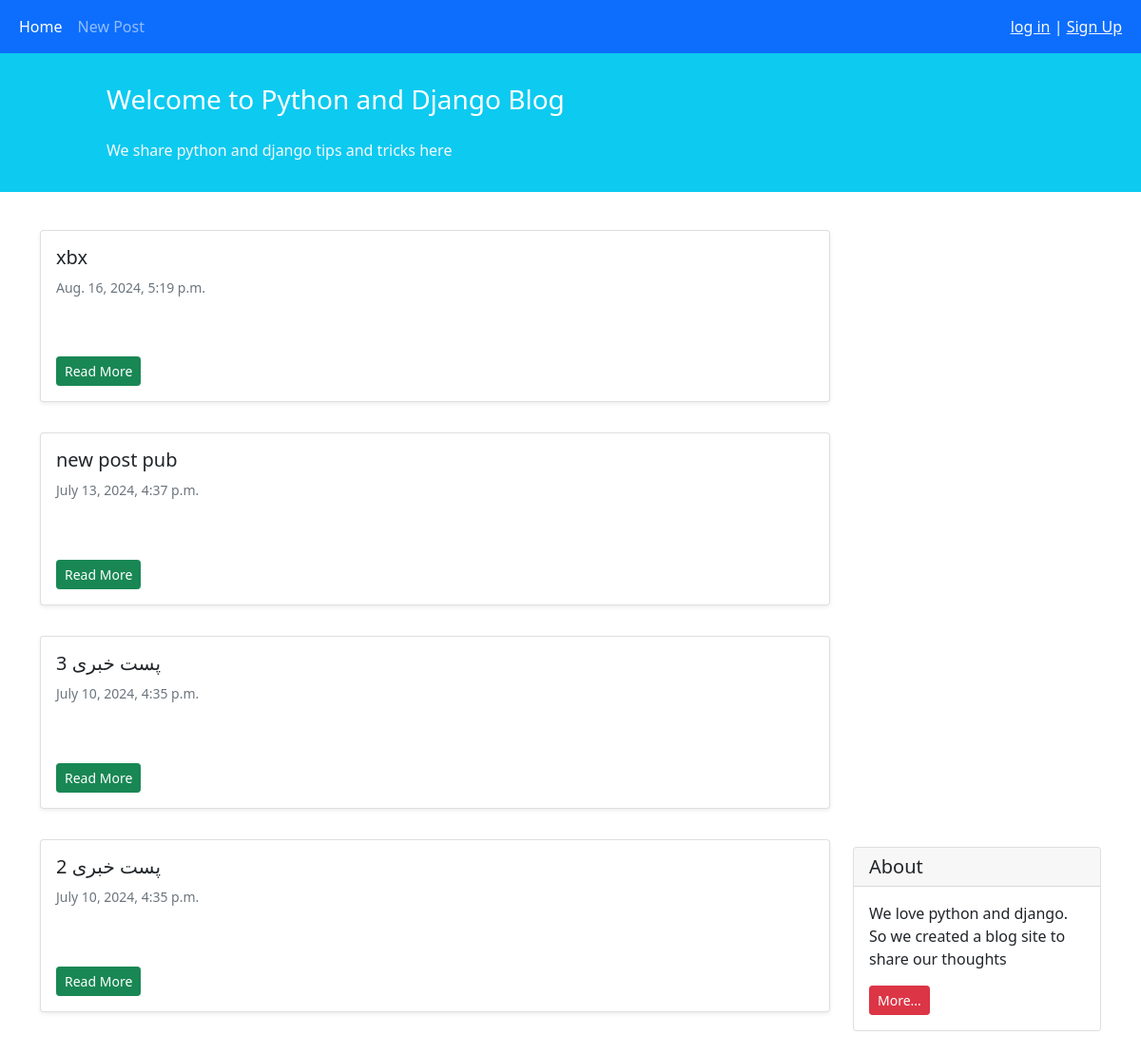
The page / on the database its author committed.
### blog/models.py (models this page shows, shortened)
class Post(models.Model) :
    STATUS_CHOISES = (
        ('pub' , 'published') ,
        ('drf', 'Draft'),
    )
    title = models.CharField(max_length=50)
    discription = models.TextField()
    create_date = models.DateTimeField(auto_now_add=True)
    update_date = models.DateTimeField(auto_now=True)
    status = models.CharField(choices=STATUS_CHOISES , max_length=3)

### blog/views.py (the view)
# urls.py: path('' ,views.PostListView.as_view(), name = 'post_list') ,
class PostListView(generic.ListView):
    template_name = 'blog/post_list.html'
    context_object_name = 'posts'
    def get_queryset(self):
        return Post.objects.filter(status='pub').order_by('-update_date')

### blog/templates/blog/post_list.html
{% extends '_base.html' %}
{% block body %}
    {% for item in posts %}
        <div class="col-9">
            <div class="card shadow-sm my-3">
                <div class="card-body">
                    <h5 class="card-title">{{ item.title }}</h5>
                    <h6 class="card-subtitle mb-2 text-muted small py-2">{{ item.update_date }}</h6>
                    <p class="card-text py-3">
                    </p>
                    <a href="{% url 'blog:post_detail' item.id %}" class="btn btn-sm btn-success">Read More</a>
                </div>
            </div>
        </div>
    {% endfor %}
{% endblock %}

### templates/_base.html (shortened to what this page needs)
<!doctype html>
<html lang="en">
<head>
    <link href="https://cdn.jsdelivr.net/npm/bootstrap@5.1.3/dist/css/bootstrap.min.css" rel="stylesheet"
>
</head>
<body>
<nav class="navbar navbar-expand-lg navbar-dark bg-primary">
    <div class="container-fluid">
        <div class="collapse navbar-collapse" id="navbarNavAltMarkup">
            <div class="navbar-nav">
                <a class="nav-link active" aria-current="page" href="{% url 'blog:post_list' %}">Home</a>
                <a class="nav-link" href="{% url 'blog:post_create' %}">New Post</a>
            </div>
        </div>
        <div class="mx-2 text-white">
            {% if user.is_authenticated %}
                welcome{{ user.username }}
                <form action="{% url 'logout' %}" method="post">
                {% csrf_token %}
                <button type="submit" class="btn btn_primary">logout</button>
                 </form>
            {% else %}
                <a class="text-light" href="{% url 'login' %}">log in</a> |  <a class="text-light" href="{% url 'signup' %}">Sign Up</a>
            {% endif %}
        </div>
    </div>
</nav>
<div class="container-fluid bg-info">
    <div class="row py-3">
        <div class="col-md-8 col-md-10 mx-auto">
            <h3 class="my-4 mt-3 text-white">Welcome to Python and Django Blog</h3>
            <p class="text-light">We share python and django tips and tricks here</p>
        </div>
    </div>
</div>
<div class="container mt-4">
    <div class="row">
        {% block body %}
        {% endblock %}
        <div class="col-3">
                <div class="card my-4">
                    <h5 class="card-header">About</h5>
                    <div class="card-body">
                        <p class="card-text">We love python and django. So we created a blog site to share our
                            thoughts</p>
                        <a href="#"
                           class="btn btn-sm btn-danger">
                            More...
                        </a>
                    </div>
                </div>
        </div>
    </div>
</div>
</body>
</html>

### rows shown on the page
Post: title "xbx", update_date "Aug. 16, 2024, 5:19 p.m."
Post: title "new post pub", update_date "July 13, 2024, 4:37 p.m."
Post: title "پست خبری 3", update_date "July 10, 2024, 4:35 p.m."
Post: title "پست خبری 2", update_date "July 10, 2024, 4:35 p.m."
